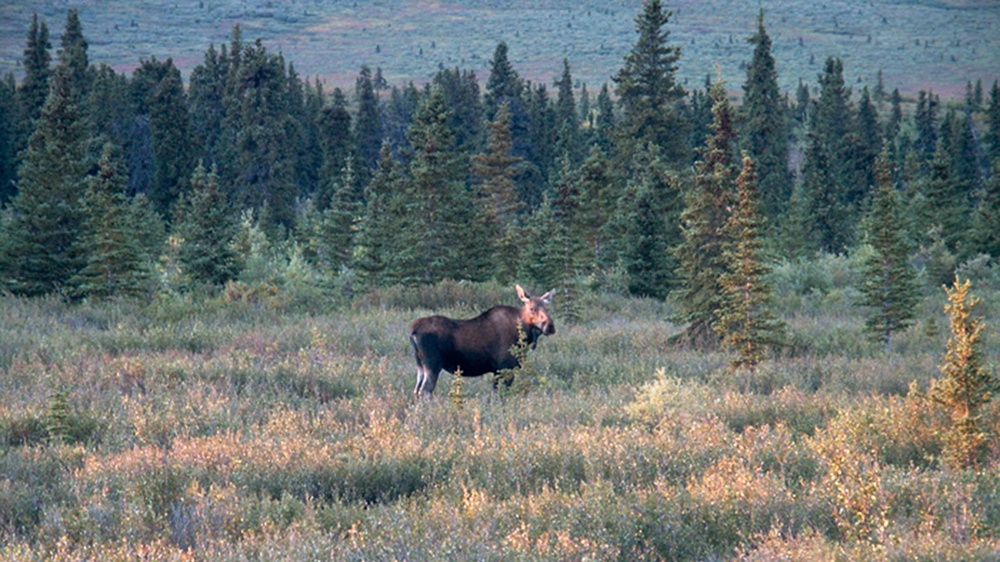
#> input picture kijang.jpeg, 1000 x 562 px, shrunk from 1600 x 900 before the run
$ jupyter execute 'LAPRAK4_DETEKSI TEPI_202331107_FAWWAZ MURFID_ PCD D.ipynb'
#> lines starting #> are read from the running program, lines starting #| are printed output that depends on the picture
[cell 1]
### Fawwaz Murfid Muttaqin 202331107

[cell 2]
import numpy as np
import matplotlib.pyplot as plt
import cv2 as cv

[cell 3]
image = cv.imread("kijang.jpeg")
#> image is the input picture: shape (562, 1000, 3); mean B, G, R 110.8, 112.2, 103.1

[cell 4]
cv.imshow("Gambar Kijang", image)
cv.waitKey(0)
cv.destroyAllWindows()

[cell 5]
gray = cv.cvtColor(image, cv.COLOR_BGR2GRAY)
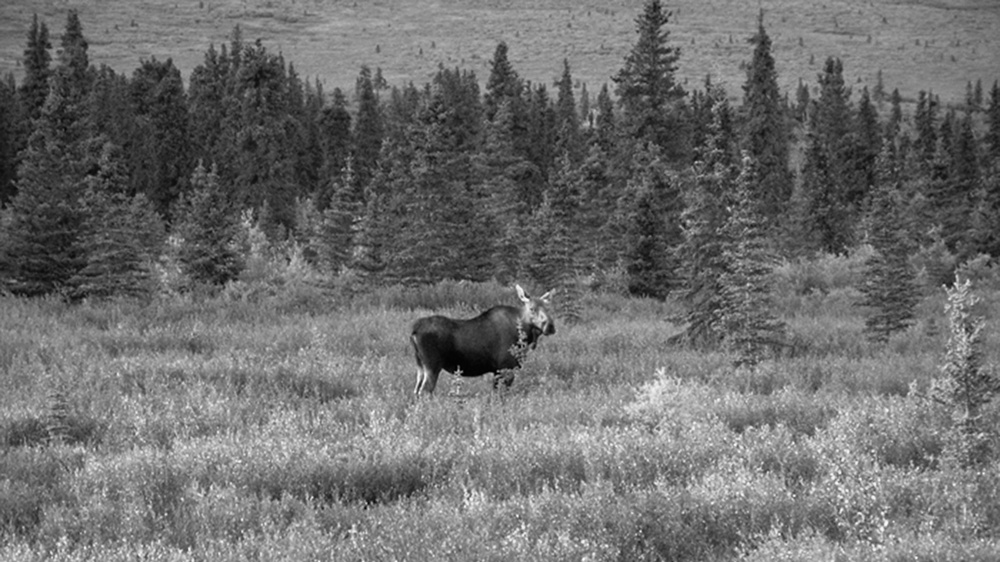
#> gray: shape (562, 1000); min 1, max 254, mean 109.3
edges = cv.Canny(image, 75,150)
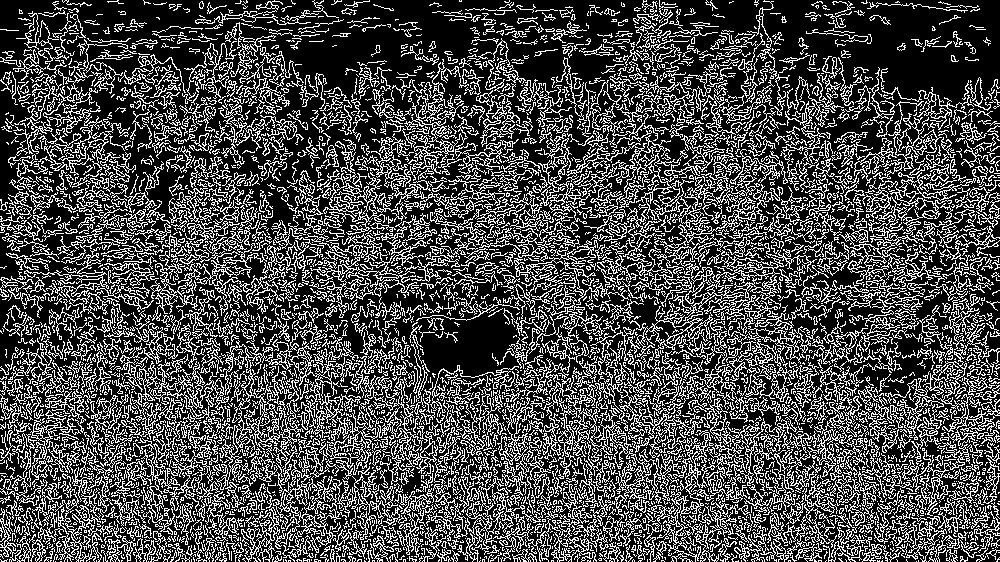
#> edges: shape (562, 1000); 29.1% white in thin lines or dots

cv.imshow("Gambar Kijang", gray)
cv.waitKey(0)
cv.destroyAllWindows()

[cell 6]
fig, axs = plt.subplots(1,2,figsize = (10,10))
axs = axs.ravel()

axs[0].imshow(gray, cmap="gray")
axs[0].set_title("Gambar Asli")

axs[1].imshow(edges, cmap="gray")
axs[1].set_title("Gambar Edges")
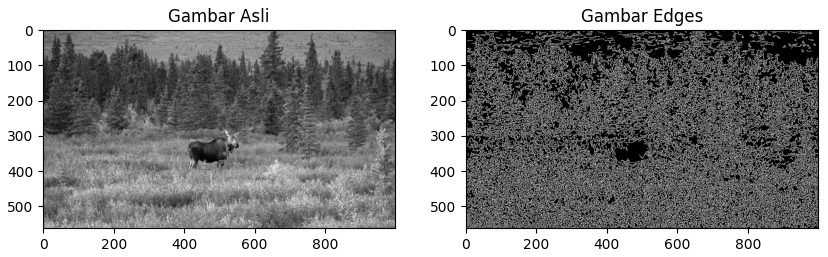
#> figure drawn by matplotlib, 2 panels

[cell 7]
lines = cv.HoughLinesP(edges,1,np.pi/180,30,maxLineGap=250)
#> lines = 602 rows, first 6: [3, 376, 999, 533], [2, 299, 999, 123], [1, 201, 986, 340], [83, 561, 998, 173], [1, 400, 998, 558], [35, 35, 997, 547]
image_line = image.copy()

[cell 8]
for line in lines:
        x1,y1,x2,y2 = line [0]
        cv.line(image_line, (x1,y1),(x2,y2),(100,8,255),1)
#> this loop made 602 passes
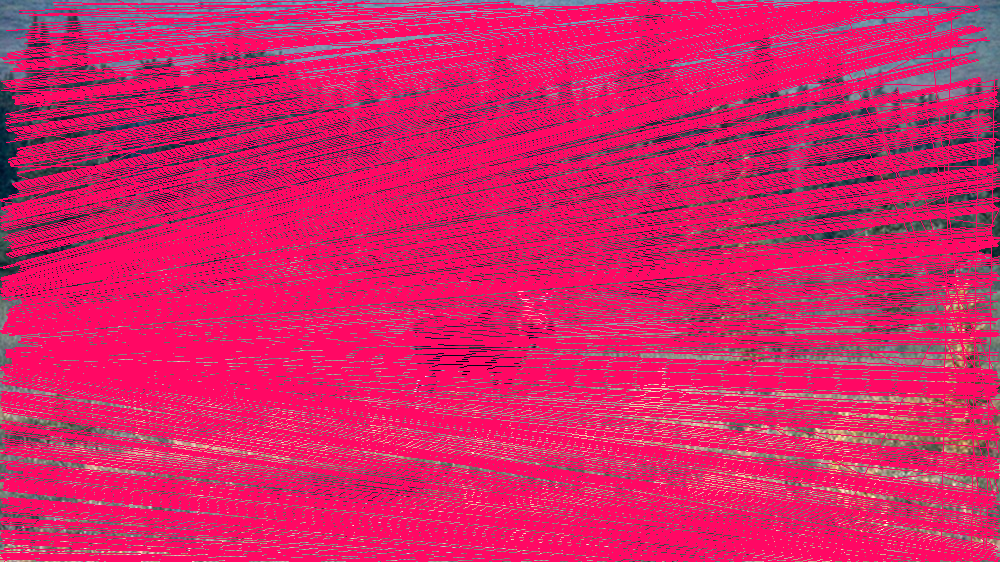
#> image_line: shape (562, 1000, 3); mean B, G, R 102.9, 37.5, 210.4

[cell 9]
### Fawwaz Murfid Muttaqin 202331107

[cell 10]
fig, axs = plt.subplots(1,2,figsize = (10,10))
axs = axs.ravel()

axs[0].imshow(edges, cmap="gray")
axs[0].set_title("Gambar Edges")

axs[1].imshow(image_line, cmap="gray")
axs[1].set_title("Gambar Line")
#> figure, not shown here; B, G, R data is drawn as R, G, B

$ run again, with jalan.jpeg copied over kijang.jpeg
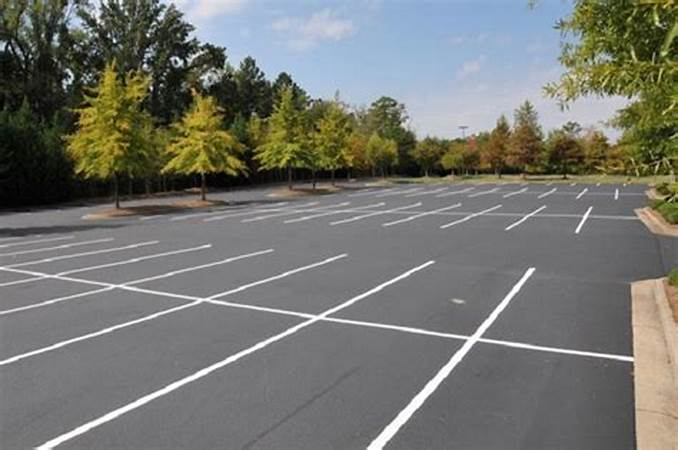
#> input picture jalan.jpeg, 678 x 450 px
#> image is the input picture: shape (450, 678, 3); mean B, G, R 112.1, 118.3, 117.3
#> `edges = cv.Canny(image, 75,150)`:
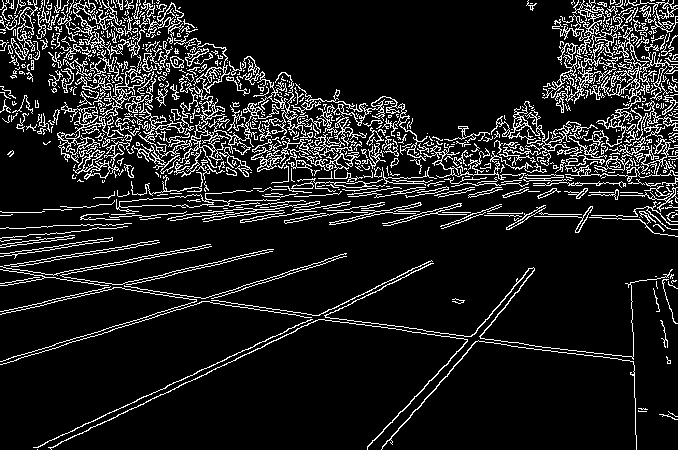
#> edges: shape (450, 678); 11.7% white in thin lines or dots
#> lines = 254 rows, first 6: [43, 143, 668, 143], [0, 361, 672, 156], [3, 4, 677, 210], [1, 9, 665, 225], [5, 253, 677, 123], [0, 266, 634, 367]
#> the loop `for line in lines:` made 254 passes
#> after the loop `for line in lines:`:
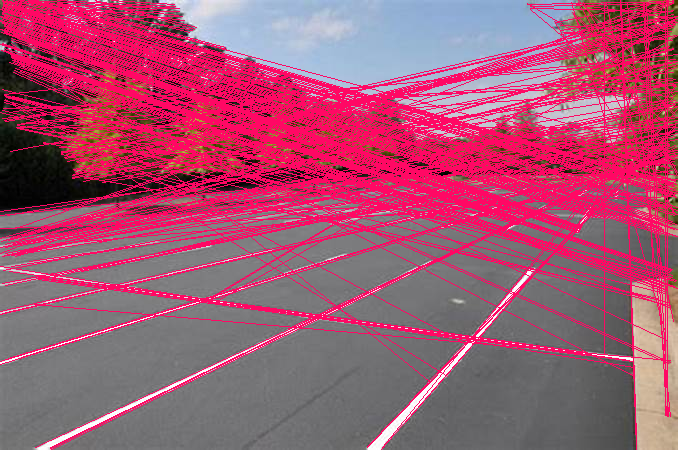
#> image_line: shape (450, 678, 3); mean B, G, R 114.4, 86.1, 162.1
